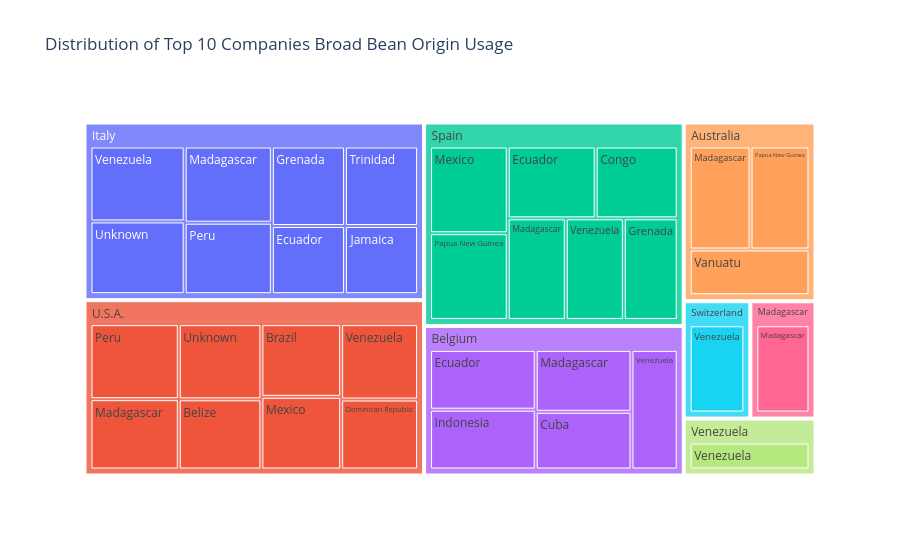

Source (notebook cell):
### Code cell
fig = px.treemap(companyBroad_top, path=['Company Location','Broad Bean Origin'],
                 values='Rating', title='Distribution of Top 10 Companies Broad Bean Origin Usage')
fig.show()

### Figure 1 — Plotly figure (JSON) as saved in the notebook; plotly's stock layout.template omitted (floating-point values rounded to 4 significant figures)
{"data": [{"branchvalues": "total", "domain": {"x": [0, 1], "y": [0, 1]}, "hovertemplate": "labels=%{label}<br>Rating=%{value}<br>parent=%{parent}<br>id=%{id}<extra></extra>", "ids": ["Venezuela/Venezuela", "U.S.A./Peru", "U.S.A./Madagascar", "U.S.A./Unknown", "U.S.A./Belize", "U.S.A./Brazil", "U.S.A./Mexico", "U.S.A./Venezuela", "U.S.A./Dominican Republic", "Switzerland/Venezuela", "Spain/Mexico", "Spain/Papua New Guinea", "Spain/Ecuador", "Spain/Congo", "Spain/Madagascar", "Spain/Venezuela", "Spain/Grenada", "Madagascar/Madagascar", "Italy/Venezuela", "Italy/Unknown", "Italy/Madagascar", "Italy/Peru", "Italy/Grenada", "Italy/Trinidad", "Italy/Ecuador", "Italy/Jamaica", "Belgium/Ecuador", "Belgium/Indonesia", "Belgium/Madagascar", "Belgium/Cuba", "Belgium/Venezuela", "Australia/Madagascar", "Australia/Papua New Guinea", "Australia/Vanuatu", "Venezuela", "U.S.A.", "Switzerland", "Spain", "Madagascar", "Italy", "Belgium", "Australia"], "labels": ["Venezuela", "Peru", "Madagascar", "Unknown", "Belize", "Brazil", "Mexico", "Venezuela", "Dominican Republic", "Venezuela", "Mexico", "Papua New Guinea", "Ecuador", "Congo", "Madagascar", "Venezuela", "Grenada", "Madagascar", "Venezuela", "Unknown", "Madagascar", "Peru", "Grenada", "Trinidad", "Ecuador", "Jamaica", "Ecuador", "Indonesia", "Madagascar", "Cuba", "Venezuela", "Madagascar", "Papua New Guinea", "Vanuatu", "Venezuela", "U.S.A.", "Switzerland", "Spain", "Madagascar", "Italy", "Belgium", "Australia"], "name": "", "parents": ["Venezuela", "U.S.A.", "U.S.A.", "U.S.A.", "U.S.A.", "U.S.A.", "U.S.A.", "U.S.A.", "U.S.A.", "Switzerland", "Spain", "Spain", "Spain", "Spain", "Spain", "Spain", "Spain", "Madagascar", "Italy", "Italy", "Italy", "Italy", "Italy", "Italy", "Italy", "Italy", "Belgium", "Belgium", "Belgium", "Belgium", "Belgium", "Australia", "Australia", "Australia", "", "", "", "", "", "", "", ""], "type": "treemap", "values": [3.625, 4.0, 3.75, 3.75, 3.5, 3.5, 3.5, 3.5, 3.25, 3.775, 4.0, 4.0, 3.75, 3.5, 3.5, 3.5, 3.25, 3.688, 4.25, 4.125, 4.0, 3.75, 3.5, 3.5, 3.0, 3.0, 4.0, 4.0, 3.75, 3.5, 3.5, 4.0, 3.875, 3.5, 3.625, 28.75, 3.775, 25.5, 3.688, 29.12, 18.75, 11.38]}], "layout": {"legend": {"tracegroupgap": 0}, "title": {"text": "Distribution of Top 10 Companies Broad Bean Origin Usage"}}}
